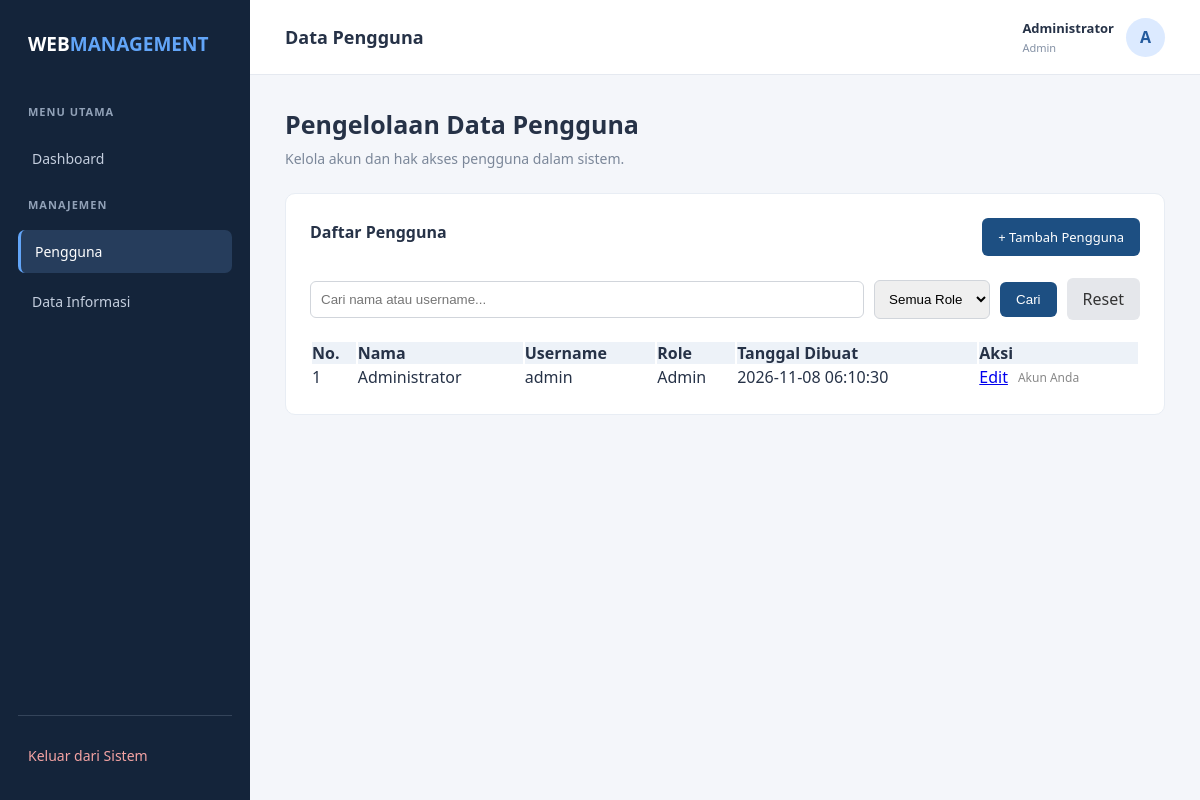
/pengguna/index.php (signed in), run on the app's committed database.
### tables this page shows
CREATE TABLE IF NOT EXISTS users (
  id         INT UNSIGNED NOT NULL AUTO_INCREMENT PRIMARY KEY,
  name       VARCHAR(100) NOT NULL,
  username   VARCHAR(50)  NOT NULL UNIQUE,
  password   VARCHAR(255) NOT NULL,
  role       ENUM('admin','staff') NOT NULL DEFAULT 'staff',
  created_at TIMESTAMP NOT NULL DEFAULT CURRENT_TIMESTAMP
);

### pengguna/index.php (the view, shortened to what this page needs)
<?php
require_once "../config/database.php";
$csrfToken = $_SESSION["csrf_token"];
$search = isset($_GET["search"]) && is_string($_GET["search"])
    ? trim($_GET["search"])
    : "";
$roleFilter = isset($_GET["role"]) && is_string($_GET["role"])
    ? $_GET["role"]
    : "all";
$searchPattern = "%" . $search . "%";
$sql = "
    SELECT id, name, username, role, created_at
    FROM users
    WHERE (? = '' OR name LIKE ? OR username LIKE ?)
    AND (? = 'all' OR role = ?)
    ORDER BY created_at DESC
";
$stmt = mysqli_prepare($conn, $sql);
mysqli_stmt_bind_param(
    $stmt,
    "sssss",
    $search,
    $searchPattern,
    $searchPattern,
    $roleFilter,
    $roleFilter
);
if (!mysqli_stmt_execute($stmt)) {
    die("Gagal mengambil data pengguna.");
}
$query = mysqli_stmt_get_result($stmt);
?>
<!DOCTYPE html>
<html lang="id">
<head>
    <link rel="stylesheet" href="../assets/css/style.css">
</head>
<body>
<div class="app-container">
    <aside class="sidebar">
        <div class="brand">
            WEB<span>MANAGEMENT</span>
        </div>
        <div class="menu-label">MENU UTAMA</div>
        <ul class="nav-menu">
            <li>
                <a href="../dashboard.php">Dashboard</a>
            </li>
        </ul>
        <div class="menu-label">MANAJEMEN</div>
        <ul class="nav-menu">
            <li>
                <a href="index.php" class="active">Pengguna</a>
            </li>
            <li>
                <a href="../informasi/index.php">Data Informasi</a>
            </li>
        </ul>
        <div class="sidebar-footer">
            <a href="../logout.php">Keluar dari Sistem</a>
        </div>
    </aside>
    <main class="main-content">
        <header class="topbar">
            <h2>Data Pengguna</h2>
            <div class="user-info">
                <div>
                    <div class="user-name">
                        <?= htmlspecialchars($_SESSION["name"]) ?>
                    </div>
                    <div class="user-role">
                        <?= htmlspecialchars(ucfirst($_SESSION["role"])) ?>
                    </div>
                </div>
                <div class="avatar">
                    <?= htmlspecialchars(
                        strtoupper(substr($_SESSION["name"], 0, 1))
                    ) ?>
                </div>
            </div>
        </header>
        <section class="content">
            <div class="page-heading">
                <h1>Pengelolaan Data Pengguna</h1>
                <p>
                    Kelola akun dan hak akses pengguna dalam sistem.
                </p>
            </div>
            <div class="panel">
                <div style="display:flex;
                            justify-content:space-between;
                            align-items:center;
                            flex-wrap:wrap;
                            gap:12px;">
                    <h3>Daftar Pengguna</h3>
                    <a href="tambah.php"
                       style="background:#1d4f82;
                              color:white;
                              padding:10px 16px;
                              border-radius:6px;
                              text-decoration:none;
                              font-size:13px;">
                        + Tambah Pengguna
                    </a>
                </div>
                <br>
                <form method="GET"
                      action="index.php"
                      style="display:flex;
                             gap:10px;
                             flex-wrap:wrap;
                             align-items:center;
                             margin-bottom:20px;">
                    <input
                        type="text"
                        name="search"
                        placeholder="Cari nama atau username..."
                        value="<?= htmlspecialchars($search) ?>"
                        style="padding:10px;
                               border:1px solid #d1d5db;
                               border-radius:6px;
                               min-width:220px;
                               flex:1;"
                    >
                    <select
                        name="role"
                        style="padding:10px;
                               border:1px solid #d1d5db;
                               border-radius:6px;"
                    >
                        <option value="all"
                            <?= $roleFilter === "all" ? "selected" : "" ?>>
                            Semua Role
                        </option>
                    </select>
                    <button
                        type="submit"
                        style="background:#1d4f82;
                               color:white;
                               border:none;
                               padding:10px 16px;
                               border-radius:6px;
                               cursor:pointer;"
                    >
                        Cari
                    </button>
                    <a
                        href="index.php"
                        style="background:#e5e7eb;
                               color:#333;
                               padding:10px 16px;
                               border-radius:6px;
                               text-decoration:none;"
                    >
                        Reset
                    </a>
                </form>
                <table width="100%" cellpadding="12">
                    <thead>
                        <tr style="background:#edf2f8;">
                            <th align="left">No.</th>
                            <th align="left">Nama</th>
                            <th align="left">Username</th>
                            <th align="left">Role</th>
                            <th align="left">Tanggal Dibuat</th>
                            <th align="left">Aksi</th>
                        </tr>
                    </thead>
                    <tbody>
                        <?php if (mysqli_num_rows($query) > 0): ?>
                            <?php $no = 1; ?>
                            <?php while ($row = mysqli_fetch_assoc($query)): ?>
                                <tr>
                                    <td><?= $no++ ?></td>
                                    <td>
                                        <?= htmlspecialchars($row["name"]) ?>
                                    </td>
                                    <td>
                                        <?= htmlspecialchars($row["username"]) ?>
                                    </td>
                                    <td>
                                        <?= htmlspecialchars(ucfirst($row["role"])) ?>
                                    </td>
                                    <td>
                                        <?= htmlspecialchars($row["created_at"]) ?>
                                    </td>
                                    <td>
                                        <div style="display:flex;
                                                    gap:10px;
                                                    align-items:center;">
                                            <a href="edit.php?id=<?= (int)$row["id"] ?>">
                                                Edit
                                            </a>
                                            <?php if ((int)$row["id"] !== (int)$_SESSION["user_id"]): ?>
                                                <form
                                                    method="POST"
                                                    action="delete.php"
                                                    onsubmit="return confirm('Apakah kamu yakin ingin menghapus akun pengguna ini?');"
                                                    style="margin:0;"
                                                >
                                                    <input
                                                        type="hidden"
                                                        name="id"
                                                        value="<?= (int)$row["id"] ?>"
                                                    >
                                                    <input
                                                        type="hidden"
                                                        name="csrf_token"
                                                        value="<?= htmlspecialchars($csrfToken) ?>"
                                                    >
                                                    <button
                                                        type="submit"
                                                        style="background:#dc3545;
                                                               color:white;
                                                               border:none;
                                                               padding:6px 10px;
                                                               border-radius:4px;
                                                               cursor:pointer;"
                                                    >
                                                        Hapus
                                                    </button>
                                                </form>
                                            <?php else: ?>
                                                <span style="color:#888; font-size:12px;">
                                                    Akun Anda
                                                </span>
                                            <?php endif; ?>
                                        </div>
                                    </td>
                                </tr>
                            <?php endwhile; ?>
                        <?php endif; ?>
                    </tbody>
                </table>
            </div>
        </section>
    </main>
</div>
</body>
</html>

### assets/css/style.css (style rules this page uses)
* { margin: 0; padding: 0; box-sizing: border-box; }
body { font-family: "Segoe UI", Arial, sans-serif; background: #f4f6fa; color: #263247; }
.app-container { display: flex; min-height: 100vh; }
.sidebar { width: 250px; background: #14243a; color: #ffffff; padding: 25px 18px; display: flex; flex-direction: column; flex-shrink: 0; }
.brand { font-size: 19px; font-weight: 700; padding: 5px 10px 35px; line-height: 1.5; }
.brand span { color: #62a5f8; }
.menu-label { color: #91a1b7; font-size: 11px; font-weight: 600; letter-spacing: 1px; padding: 10px; margin-bottom: 8px; }
.nav-menu { list-style: none; }
.nav-menu li { margin-bottom: 7px; }
.nav-menu a { display: block; color: #c4cede; text-decoration: none; padding: 12px 14px; border-radius: 7px; font-size: 14px; transition: 0.2s; }
.nav-menu a:hover, .nav-menu a.active { background: #263d5c; color: #ffffff; }
.nav-menu a.active { border-left: 3px solid #62a5f8; }
.sidebar-footer { margin-top: auto; border-top: 1px solid #34445a; padding-top: 20px; }
.sidebar-footer a { display: block; color: #f5a3a3; text-decoration: none; padding: 10px; font-size: 14px; }
.main-content { flex: 1; min-width: 0; }
.topbar { height: 75px; background: #ffffff; border-bottom: 1px solid #e5e9f0; display: flex; justify-content: space-between; align-items: center; padding: 0 35px; }
.topbar h2 { font-size: 18px; color: #263247; }
.user-info { display: flex; align-items: center; gap: 12px; }
.avatar { width: 39px; height: 39px; border-radius: 50%; background: #dceaff; color: #245b9e; display: flex; align-items: center; justify-content: center; font-weight: 700; }
.user-name { font-size: 13px; font-weight: 600; }
.user-role { font-size: 11px; color: #8491a5; margin-top: 3px; }
.content { padding: 32px 35px; }
.page-heading { margin-bottom: 25px; }
.page-heading h1 { font-size: 25px; margin-bottom: 8px; }
.page-heading p { color: #7b8799; font-size: 14px; }
.panel { background: #ffffff; border: 1px solid #e8edf4; border-radius: 10px; padding: 24px; margin-bottom: 22px; }
.panel h3 { font-size: 16px; margin-bottom: 10px; }

### data on the page
users: name "Administrator", username "admin", role "Admin", created_at "2026-11-08 06:10:30", shows "Akun Anda"

### other printed values
$_SESSION["name"] "Administrator"
$_SESSION["role"] "Admin"
substr($_SESSION["name"], 0, 1) "A"
